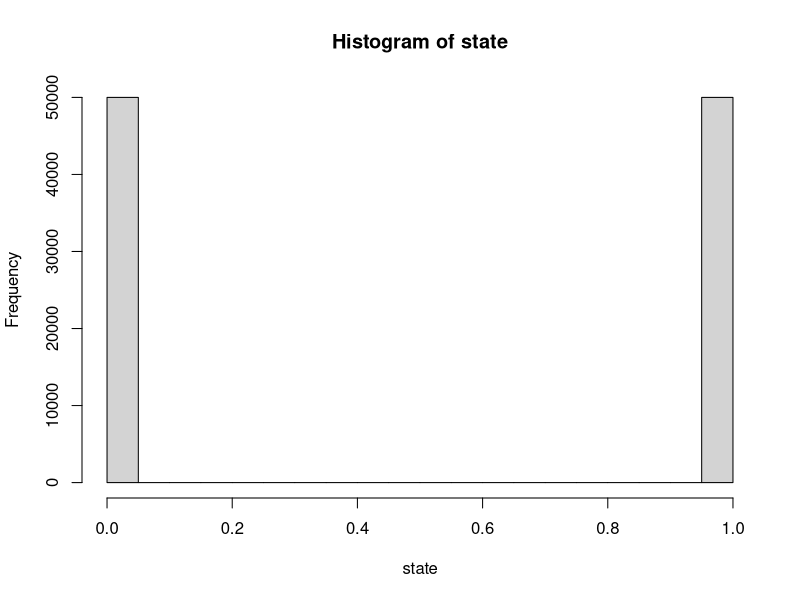
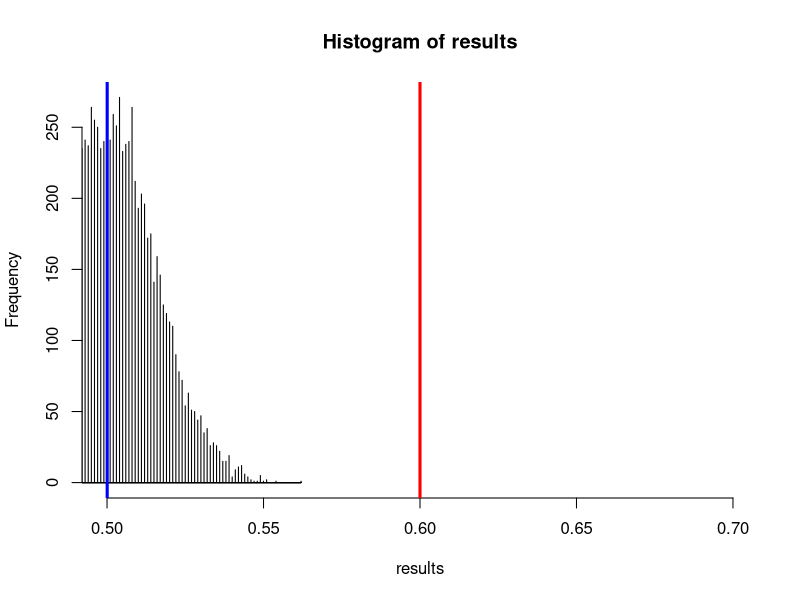
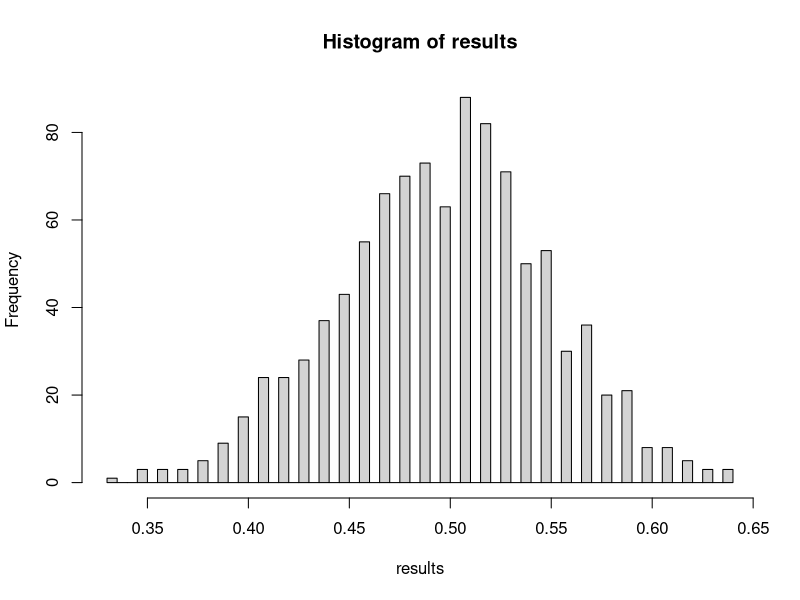

Recreate these plots in R, in order. (Note: this script raises an error after producing the figures.)
## ---- chunk 1

## ---- chunk 2

## ---- chunk 3

## ---- chunk 4

## ---- chunk 5
library(tidyverse)

# Don't need to know this code 
state <- c(rep(1,50000),rep(0,50000))

hist(state)
## ---- chunk 6
# You do not need to know this code

n <- 10000     # number of polls
ss <- 1000     # sample size of each poll
results <- rep(NA,n)
for (i in 1:n){
  poll <- sample(state,ss,replace=F)
  results[i] <- mean(poll)
}
## ---- chunk 7
# You do not need to know this code

hist(results,xlim=c(.5,.7),col="lightgray",breaks=(n/2))
abline(v=mean(results),col="blue",lwd=3)
abline(v=.6,col="red",lwd=3)

## ---- chunk 8
# You do not need to know this code

length(results[results < mean(results) - 1.96*sd(results)])  / n
length(results[results > mean(results) + 1.96*sd(results)])  / n
## ---- chunk 9
# You do not need to understand this code

population <- c(rep(1,50000),rep(0,50000))

# Simulation - Get sampling distribution
n <- 1000  # number of polls
ss <- 100  # sample size
results <- rep(NA,n)
for (i in 1:n){
  poll <- sample(population,ss,replace=F)
  results[i] <- mean(poll)
}

# Sampling distribution
hist(results,breaks=50)

# Standard deviation of sampling distribution
round(sd(results),2)
## ---- chunk 10
poll <- sample(population,ss,replace=F)
p_sd <- sd(poll)
se <- p_sd / sqrt(ss)
round(se, 2)
## ---- chunk 11
library(tidyverse)

chechen <- read.csv("./class_data/chechen.csv")

#download.file("https://raw.githubusercontent.com/resonance1/govt10-s25/refs/heads/main/class_data/chechen.csv","chechen.csv")
#chechen <- read.csv("chechen.csv")

## ---- chunk 12
# Sample Size
n_treatment <- 
n_control <- 
  
# Obtain standard deviation

  
# Combine using formula
# sqrt( sd1^2 / n1     + sd2^2 / n2 )
  
# Answer should match: 0.4165658
## ---- chunk 13
result <- lm()
